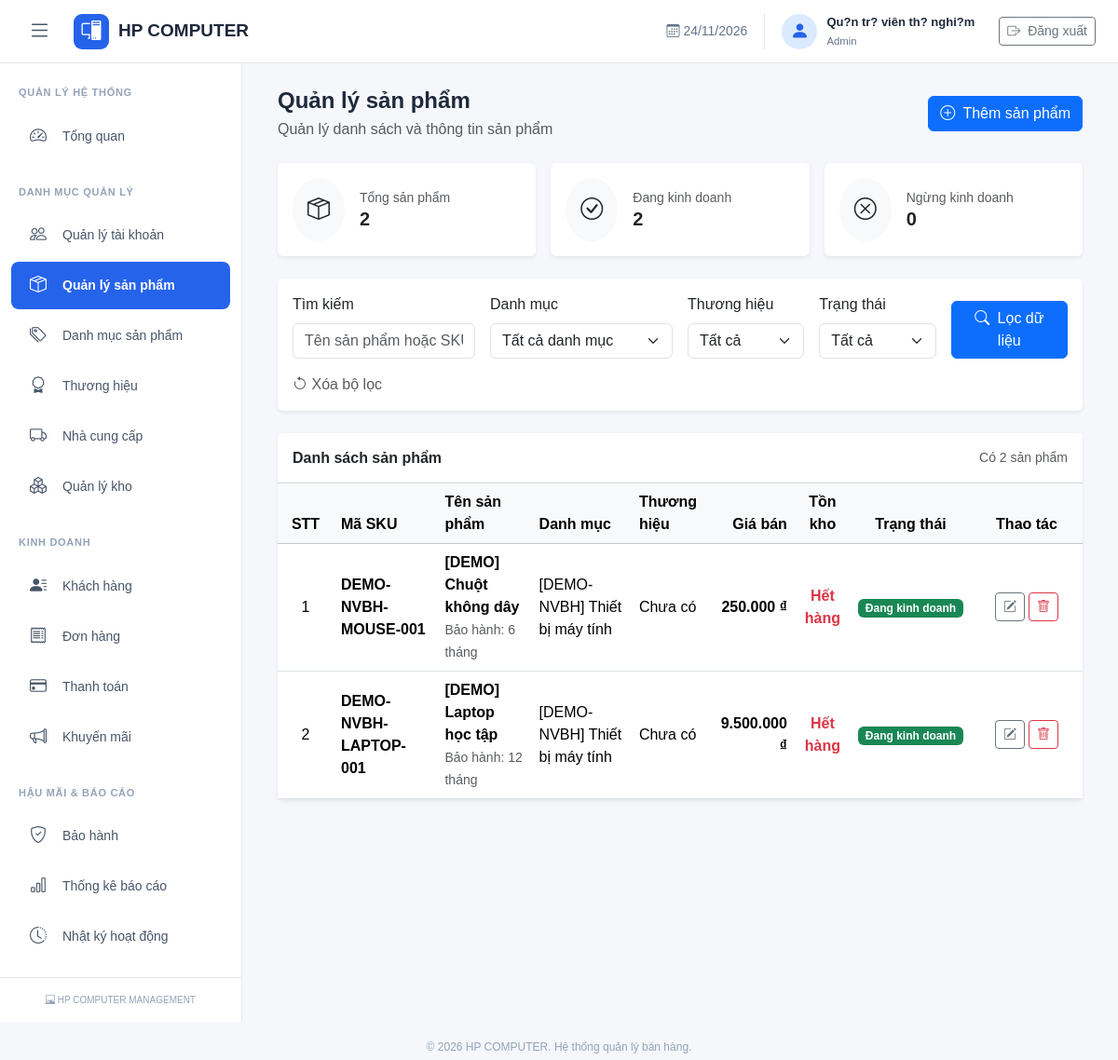
The page /products.php (signed in) on the database its author committed.
### tables this page shows
CREATE TABLE `san_pham` (
  `ma_san_pham` int(11) NOT NULL,
  `ma_danh_muc` int(11) NOT NULL,
  `ma_thuong_hieu` int(11) DEFAULT NULL,
  `ma_sku` varchar(100) NOT NULL,
  `ten_san_pham` varchar(255) NOT NULL,
  `mo_ta` text DEFAULT NULL,
  `gia_ban` decimal(15,2) NOT NULL DEFAULT 0.00,
  `thoi_han_bao_hanh` int(11) NOT NULL DEFAULT 0,
  `trang_thai` enum('ACTIVE','INACTIVE') NOT NULL DEFAULT 'ACTIVE',
  `ngay_tao` datetime NOT NULL DEFAULT current_timestamp(),
  `ngay_cap_nhat` datetime NOT NULL DEFAULT current_timestamp() ON UPDATE current_timestamp()
);

CREATE TABLE `danh_muc` (
  `ma_danh_muc` int(11) NOT NULL,
  `ten_danh_muc` varchar(150) NOT NULL,
  `ma_danh_muc_cha` int(11) DEFAULT NULL,
  `mo_ta` text DEFAULT NULL,
  `trang_thai` enum('ACTIVE','INACTIVE') NOT NULL DEFAULT 'ACTIVE',
  `ngay_tao` datetime NOT NULL DEFAULT current_timestamp()
);

### includes/permission_check.php (called while the page is built, shortened)
<?php
require_once __DIR__ . '/../config/database.php';
function co_quyen($maChucNang)
{
    global $pdo;
    $maVaiTro = (int) ($_SESSION['ma_vai_tro'] ?? 0);
    static $danhSachQuyen = [];
    if (!isset($danhSachQuyen[$maVaiTro])) {
        $sql = "
            SELECT q.ma_chuc_nang
            FROM quyen q
            INNER JOIN vai_tro_quyen vq
                ON q.ma_quyen = vq.ma_quyen
            WHERE vq.ma_vai_tro = :ma_vai_tro
        ";
        $stmt = $pdo->prepare($sql);
        $stmt->execute([
            ':ma_vai_tro' => $maVaiTro
        ]);
        $danhSachQuyen[$maVaiTro] = $stmt->fetchAll(
            PDO::FETCH_COLUMN
        );
    }
    return in_array(
        $maChucNang,
        $danhSachQuyen[$maVaiTro],
        true
    );
}
function yeu_cau_quyen($maChucNang)
{
    if (!co_quyen($maChucNang)) {
        http_response_code(403);
        exit('Bạn không có quyền truy cập chức năng này.');
    }
}

### modules/products/index.php (the view, shortened to what this page needs)
<?php
require_once __DIR__ . '/../../includes/auth_check.php';
require_once __DIR__ . '/../../includes/permission_check.php';
require_once __DIR__ . '/../../config/database.php';
if (!function_exists('productEscape')) {
    function productEscape($value)
    {
        return htmlspecialchars(
            (string)($value ?? ''),
            ENT_QUOTES,
            'UTF-8'
        );
    }
}
$keyword = trim($_GET['keyword'] ?? '');
$page = filter_input(INPUT_GET, 'page', FILTER_VALIDATE_INT);
if (!$page || $page < 1) {
    $page = 1;
}
$limit = 10;
$params = [];
$whereSQL = '';
$sqlCount = "
    SELECT COUNT(*)
    FROM san_pham sp
    $whereSQL
";
$stmtCount = $pdo->prepare($sqlCount);
$stmtCount->execute($params);
$totalProducts = (int)$stmtCount->fetchColumn();
$offset = ($page - 1) * $limit;
$sqlProducts = "
    SELECT
        sp.ma_san_pham,
        sp.ma_sku,
        sp.ten_san_pham,
        sp.gia_ban,
        sp.thoi_han_bao_hanh,
        sp.trang_thai,
        dm.ten_danh_muc,
        th.ten_thuong_hieu,
        COALESCE(tk.so_luong, 0) AS so_luong_ton
    FROM san_pham sp
    INNER JOIN danh_muc dm
        ON sp.ma_danh_muc = dm.ma_danh_muc
    LEFT JOIN thuong_hieu th
        ON sp.ma_thuong_hieu = th.ma_thuong_hieu
    LEFT JOIN ton_kho tk
        ON sp.ma_san_pham = tk.ma_san_pham
    $whereSQL
    ORDER BY sp.ma_san_pham DESC
    LIMIT $limit OFFSET $offset
";
$stmtProducts = $pdo->prepare($sqlProducts);
$stmtProducts->execute($params);
$products = $stmtProducts->fetchAll();
$stmtActive = $pdo->query("
    SELECT COUNT(*)
    FROM san_pham
    WHERE trang_thai = 'ACTIVE'
");
$totalActive = (int)$stmtActive->fetchColumn();
$stmtInactive = $pdo->query("
    SELECT COUNT(*)
    FROM san_pham
    WHERE trang_thai = 'INACTIVE'
");
$totalInactive = (int)$stmtInactive->fetchColumn();
?>
<div class="container-fluid">
    <div class="d-flex justify-content-between align-items-center mb-4">
        <div>
            <h4 class="fw-bold mb-1">
                Quản lý sản phẩm
            </h4>
            <p class="text-muted mb-0">
                Quản lý danh sách và thông tin sản phẩm
            </p>
        </div>
        <?php if (co_quyen('products.create')): ?>
        <a href="<?= BASE_URL ?>/modules/products/create.php"
           class="btn btn-primary">
            <i class="bi bi-plus-circle me-1"></i>
            Thêm sản phẩm
        </a>
        <?php endif; ?>
    </div>
    <div class="row g-3 mb-4">
        <div class="col-md-4">
            <div class="card border-0 shadow-sm">
                <div class="card-body">
                    <div class="d-flex align-items-center">
                        <div class="rounded-circle bg-light p-3 me-3">
                            <i class="bi bi-box-seam fs-4"></i>
                        </div>
                        <div>
                            <div class="text-muted small">
                                Tổng sản phẩm
                            </div>
                            <h5 class="fw-bold mb-0">
                                <?= number_format($totalProducts) ?>
                            </h5>
                        </div>
                    </div>
                </div>
            </div>
        </div>
        <div class="col-md-4">
            <div class="card border-0 shadow-sm">
                <div class="card-body">
                    <div class="d-flex align-items-center">
                        <div class="rounded-circle bg-light p-3 me-3">
                            <i class="bi bi-check-circle fs-4"></i>
                        </div>
                        <div>
                            <div class="text-muted small">
                                Đang kinh doanh
                            </div>
                            <h5 class="fw-bold mb-0">
                                <?= number_format($totalActive) ?>
                            </h5>
                        </div>
                    </div>
                </div>
            </div>
        </div>
        <div class="col-md-4">
            <div class="card border-0 shadow-sm">
                <div class="card-body">
                    <div class="d-flex align-items-center">
                        <div class="rounded-circle bg-light p-3 me-3">
                            <i class="bi bi-x-circle fs-4"></i>
                        </div>
                        <div>
                            <div class="text-muted small">
                                Ngừng kinh doanh
                            </div>
                            <h5 class="fw-bold mb-0">
                                <?= number_format($totalInactive) ?>
                            </h5>
                        </div>
                    </div>
                </div>
            </div>
        </div>
    </div>
    <div class="card border-0 shadow-sm mb-4">
        <div class="card-body">
            <form method="GET"
                  action="<?= BASE_URL ?>/products.php">
                <div class="row g-3">
                    <div class="col-lg-3 col-md-6">
                        <label class="form-label">
                            Tìm kiếm
                        </label>
                        <input type="text"
                               name="keyword"
                               class="form-control"
                               placeholder="Tên sản phẩm hoặc SKU..."
                               value="<?= productEscape($keyword) ?>">
                    </div>
                    <div class="col-lg-3 col-md-6">
                        <label class="form-label">
                            Danh mục
                        </label>
                        <select name="category"
                                class="form-select">
                            <option value="">
                                Tất cả danh mục
                            </option>
                        </select>
                    </div>
                    <div class="col-lg-2 col-md-6">
                        <label class="form-label">
                            Thương hiệu
                        </label>
                        <select name="brand"
                                class="form-select">
                            <option value="">
                                Tất cả
                            </option>
                        </select>
                    </div>
                    <div class="col-lg-2 col-md-6">
                        <label class="form-label">
                            Trạng thái
                        </label>
                        <select name="status"
                                class="form-select">
                            <option value="">
                                Tất cả
                            </option>
                        </select>
                    </div>
                    <div class="col-lg-2 col-md-12 d-flex align-items-end">
                        <button type="submit"
                                class="btn btn-primary w-100">
                            <i class="bi bi-search me-1"></i>
                            Lọc dữ liệu
                        </button>
                    </div>
                </div>
                <div class="mt-3">
                    <a href="<?= BASE_URL ?>/products.php"
                       class="text-decoration-none text-muted">
                        <i class="bi bi-arrow-counterclockwise"></i>
                        Xóa bộ lọc
                    </a>
                </div>
            </form>
        </div>
    </div>
    <div class="card border-0 shadow-sm">
        <div class="card-header bg-white py-3">
            <div class="d-flex justify-content-between align-items-center">
                <h6 class="fw-bold mb-0">
                    Danh sách sản phẩm
                </h6>
                <span class="text-muted small">
                    Có <?= number_format($totalProducts) ?> sản phẩm
                </span>
            </div>
        </div>
        <div class="card-body p-0">
            <div class="table-responsive">
                <table class="table table-hover align-middle mb-0">
                    <thead class="table-light">
                        <tr>
                            <th class="text-center" style="width: 60px;">
                                STT
                            </th>
                            <th>Mã SKU</th>
                            <th>Tên sản phẩm</th>
                            <th>Danh mục</th>
                            <th>Thương hiệu</th>
                            <th class="text-end">Giá bán</th>
                            <th class="text-center">Tồn kho</th>
                            <th class="text-center">Trạng thái</th>
                            <th class="text-center" style="width: 120px;">
                                Thao tác
                            </th>
                        </tr>
                    </thead>
                    <tbody>
                        <?php if (!empty($products)): ?>
                            <?php foreach ($products as $index => $product): ?>
                                <tr>
                                    <td class="text-center">
                                        <?= $offset + $index + 1 ?>
                                    </td>
                                    <td>
                                        <span class="fw-semibold">
                                            <?= productEscape($product['ma_sku']) ?>
                                        </span>
                                    </td>
                                    <td>
                                        <div class="fw-semibold">
                                            <?= productEscape($product['ten_san_pham']) ?>
                                        </div>
                                        <small class="text-muted">
                                            Bảo hành:
                                            <?= (int)$product['thoi_han_bao_hanh'] ?>
                                            tháng
                                        </small>
                                    </td>
                                    <td>
                                        <?= productEscape($product['ten_danh_muc']) ?>
                                    </td>
                                    <td>
                                        <?= productEscape(
                                            $product['ten_thuong_hieu'] ?: 'Chưa có'
                                        ) ?>
                                    </td>
                                    <td class="text-end fw-semibold">
                                        <?= number_format(
                                            (float)$product['gia_ban'],
                                            0,
                                            ',',
                                            '.'
                                        ) ?> ₫
                                    </td>
                                    <td class="text-center">
                                        <?php if ((int)$product['so_luong_ton'] > 0): ?>
                                            <?= number_format(
                                                (int)$product['so_luong_ton']
                                            ) ?>
                                        <?php else: ?>
                                            <span class="text-danger fw-semibold">
                                                Hết hàng
                                            </span>
                                        <?php endif; ?>
                                    </td>
                                    <td class="text-center">
                                        <?php if ($product['trang_thai'] === 'ACTIVE'): ?>
                                            <span class="badge bg-success">
                                                Đang kinh doanh
                                            </span>
                                        <?php else: ?>
                                            <span class="badge bg-secondary">
                                                Ngừng kinh doanh
                                            </span>
                                        <?php endif; ?>
                                    </td>
                                    <td>
                                        <div class="d-flex justify-content-center gap-1">
                                            <?php if (co_quyen('products.edit')): ?>
                                            <a href="<?= BASE_URL ?>/modules/products/edit.php?id=<?= (int)$product['ma_san_pham'] ?>"
                                               class="btn btn-sm btn-outline-secondary"
                                               title="Cập nhật sản phẩm">
                                                <i class="bi bi-pencil-square"></i>
                                            </a>
                                            <?php endif; ?>
                                            <?php if (co_quyen('products.delete')): ?>
                                            <?php if ($product['trang_thai'] === 'ACTIVE'): ?>
                                                <form method="POST"
                                                      action="<?= BASE_URL ?>/modules/products/delete.php"
                                                      onsubmit="return confirm('Bạn có chắc chắn muốn ngừng kinh doanh sản phẩm này?');">
                                                    <button type="submit"
                                                            class="btn btn-sm btn-outline-danger"
                                                            title="Ngừng kinh doanh">
                                                        <i class="bi bi-trash"></i>
                                                    </button>
                                                </form>
                                            <?php endif; ?>
                                            <?php endif; ?>
                                        </div>
                                    </td>
                                </tr>
                            <?php endforeach; ?>
                        <?php endif; ?>
                    </tbody>
                </table>
            </div>
        </div>
    </div>
</div>

### rows shown on the page
san_pham: index "1", ma_sku "DEMO-NVBH-MOUSE-001", ten_san_pham "[DEMO] Chuột không dây", thoi_han_bao_hanh "6", ma_danh_muc.ten_danh_muc "[DEMO-NVBH] Thiết bị máy tính", ten_thuong_hieu "Chưa có", gia_ban "250.000", trang_thai "Đang kinh doanh"
san_pham: index "2", ma_sku "DEMO-NVBH-LAPTOP-001", ten_san_pham "[DEMO] Laptop học tập", thoi_han_bao_hanh "12", ma_danh_muc.ten_danh_muc "[DEMO-NVBH] Thiết bị máy tính", ten_thuong_hieu "Chưa có", gia_ban "9.500.000", trang_thai "Đang kinh doanh"

### other values the page prints
$hoTen "Qu?n tr? viên th? nghi?m"
$tenVaiTro "Admin"
$totalProducts "2"
$totalActive "2"
$totalInactive "0"
